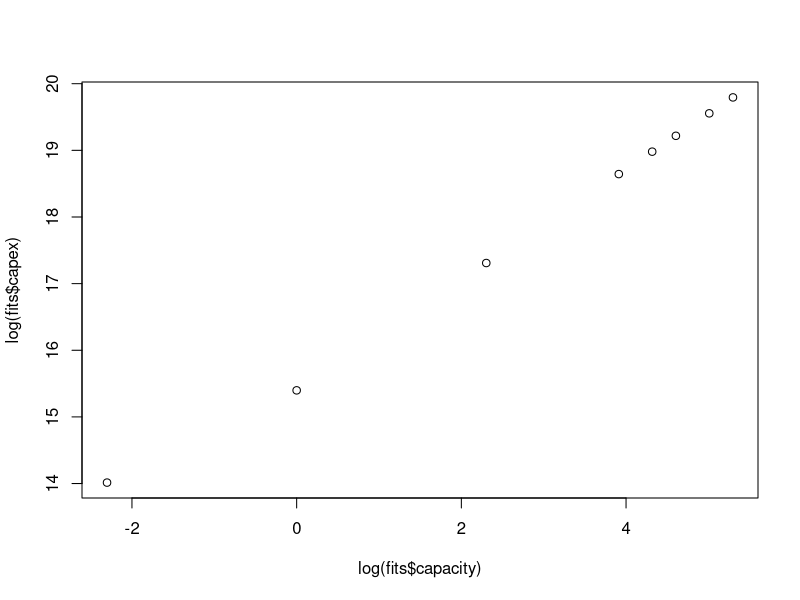

The R script that drew this image:

# Data Fitting for functions

library(tidyverse)
library(readxl)

#############################################################
# BWRO CAPEX Linear Model
fits <- read_xlsx('linearmodels.xlsx')

plot(log(fits$capacity), log(fits$capex))

fits_modified <- fits %>% 
  mutate(logx = log(capacity),
         logy = log(capex))

bwrocapex.lm <- lm(logy ~ logx, data = fits_modified) 
bwrocapex <- broom::tidy(bwrocapex.lm)

#############################################################
# BWRO OMEX MODEL